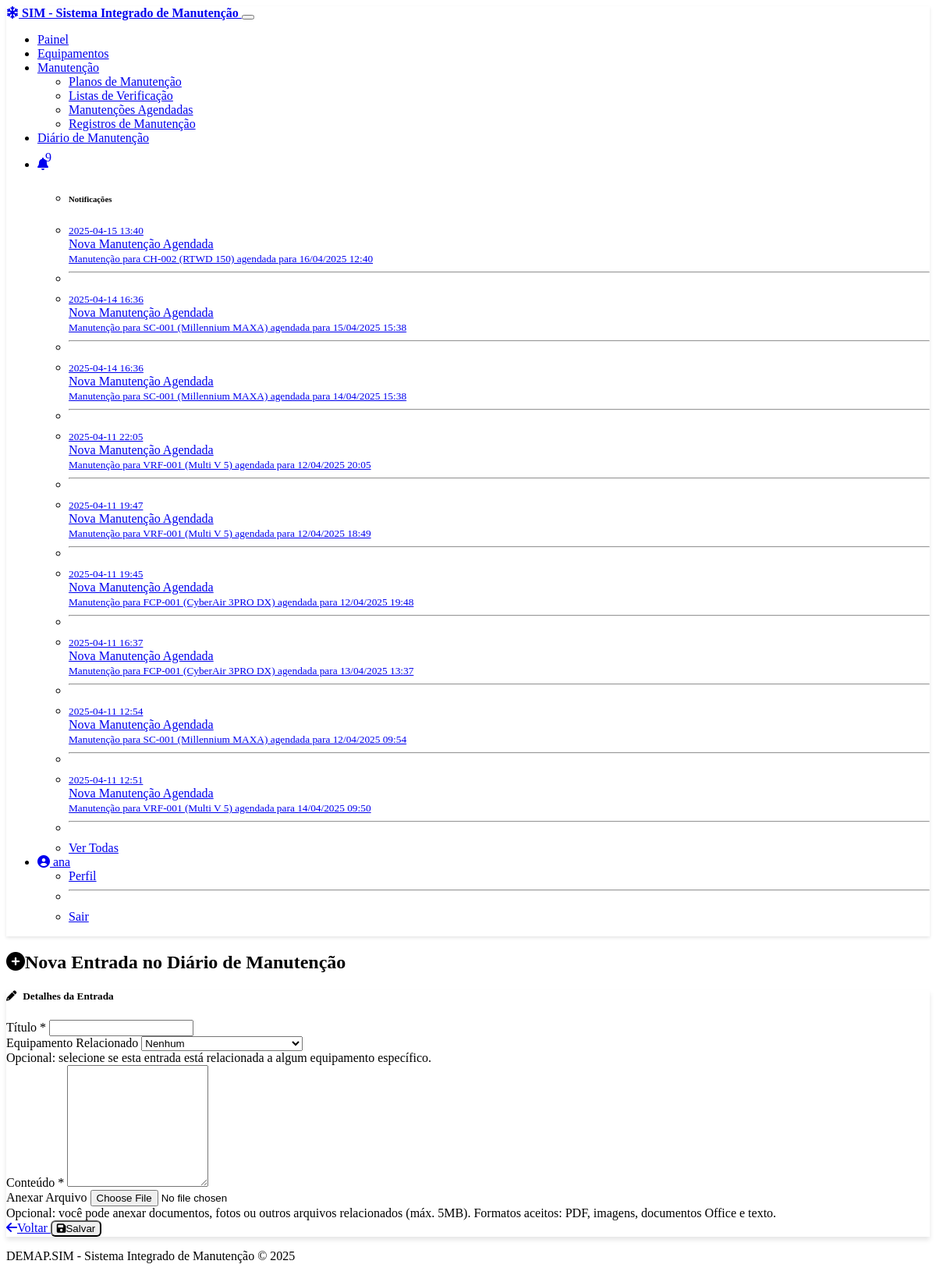
Page /diario/adicionar (signed in) on the committed database.
### models.py (models this page shows, shortened)
class Notification(db.Model):
    __tablename__ = 'notifications'
    id = db.Column(db.Integer, primary_key=True)
    user_id = db.Column(db.Integer, db.ForeignKey('users.id'), nullable=False)
    schedule_id = db.Column(db.Integer, db.ForeignKey('maintenance_schedules.id'))
    title = db.Column(db.String(100), nullable=False)
    message = db.Column(db.Text, nullable=False)
    created_at = db.Column(db.DateTime, default=datetime.utcnow)
    read = db.Column(db.Boolean, default=False)

class User(UserMixin, db.Model):
    __tablename__ = 'users'
    id = db.Column(db.Integer, primary_key=True)
    username = db.Column(db.String(64), unique=True, nullable=False)
    email = db.Column(db.String(120), unique=True, nullable=False)
    password_hash = db.Column(db.String(256), nullable=False)
    first_name = db.Column(db.String(64), nullable=False)
    last_name = db.Column(db.String(64), nullable=False)
    role = db.Column(db.String(20), nullable=False, default=UserRole.TECHNICIAN.value)
    phone = db.Column(db.String(20))
    created_at = db.Column(db.DateTime, default=datetime.utcnow)
    active = db.Column(db.Boolean, default=True)
    maintenance_records = db.relationship('MaintenanceRecord', backref='technician', lazy=True)
    notifications = db.relationship('Notification', backref='user', lazy=True)
    def is_admin(self):
        return self.role == UserRole.ADMIN.value
    def is_supervisor(self):
        return self.role == UserRole.SUPERVISOR.value

### controllers/diario.py (the view, shortened to what this page needs)
@diario_bp.route('/adicionar', methods=['GET', 'POST'])
@login_required
def adicionar():
    form = DiarioManutencaoForm()
    form.equipment_id.choices = [(0, 'Nenhum')] + [(e.id, f"{e.identification_number} - {e.model}")
                                for e in Equipment.query.all()]
    return render_template('diario/adicionar.html', form=form)

### forms.py
class DiarioManutencaoForm(FlaskForm):
    titulo = StringField('Título',
                         validators=[DataRequired(), Length(min=3, max=200)])
    conteudo = TextAreaField('Conteúdo',
                             validators=[DataRequired(), Length(max=2000)])
    equipment_id = SelectField('Equipamento (Opcional)',
                               coerce=int,
                               validators=[Optional()])
    arquivo = FileField('Anexar Arquivo (Opcional)',
                        validators=[
                            Optional(),
                            FileSize(max_size=5 * 1024 * 1024),
                            FileAllowed(['pdf', 'jpg', 'jpeg', 'png', 'doc', 'docx', 'xlsx'],
                                         'Apenas arquivos PDF, imagens e documentos são permitidos')
                        ])
    submit = SubmitField('Salvar')

### app.py (called while the page is built)
@app.before_request
def before_request():
    if current_user.is_authenticated:
        session.permanent = True
        g.user = current_user
    else:
        g.user = None

    @login_manager.user_loader
    def load_user(user_id):
        return User.query.get(int(user_id))

### templates/diario/adicionar.html (shortened to what this page needs)
{% extends "layout.html" %}
{% block content %}
<div class="row mb-4">
    <div class="col">
        <h2 class="border-bottom pb-2">
            <i class="fas fa-plus-circle me-2"></i>Nova Entrada no Diário de Manutenção
        </h2>
    </div>
</div>
<div class="row">
    <div class="col-lg-9 mx-auto">
        <div class="card shadow mb-4">
            <div class="card-header bg-primary text-white">
                <h5 class="mb-0"><i class="fas fa-pencil-alt me-2"></i>Detalhes da Entrada</h5>
            </div>
            <div class="card-body">
                <form method="POST" enctype="multipart/form-data">
                    <div class="mb-3">
                        <label class="form-label">Título *</label>
                        {{ form.titulo(class="form-control") }}
                    </div>
                    <div class="mb-3">
                        <label class="form-label">Equipamento Relacionado</label>
                        {{ form.equipment_id(class="form-control") }}
                        <div class="form-text">Opcional: selecione se esta entrada está relacionada a algum equipamento específico.</div>
                    </div>
                    <div class="mb-3">
                        <label class="form-label">Conteúdo *</label>
                        {{ form.conteudo(class="form-control", rows=10) }}
                    </div>
                    <div class="mb-4">
                        <label class="form-label">Anexar Arquivo</label>
                        {{ form.arquivo(class="form-control") }}
                        <div class="form-text">
                            Opcional: você pode anexar documentos, fotos ou outros arquivos relacionados (máx. 5MB).
                            Formatos aceitos: PDF, imagens, documentos Office e texto.
                        </div>
                    </div>
                    <div class="d-flex justify-content-between">
                        <a href="{{ url_for('diario.index') }}" class="btn btn-secondary">
                            <i class="fas fa-arrow-left me-1"></i>Voltar
                        </a>
                        <button type="submit" class="btn btn-primary">
                            <i class="fas fa-save me-1"></i>Salvar
                        </button>
                    </div>
                </form>
            </div>
        </div>
    </div>
</div>
{% endblock %}

### templates/layout.html (shortened to what this page needs)
<!DOCTYPE html>
<html lang="pt-BR" data-bs-theme="dark">
<head>
    <link rel="stylesheet" href="https://cdn.replit.com/agent/bootstrap-agent-dark-theme.min.css">
    <link rel="stylesheet" href="https://cdnjs.cloudflare.com/ajax/libs/font-awesome/6.0.0/css/all.min.css">
    <link rel="stylesheet" href="{{ url_for('static', filename='css/custom.css') }}">
</head>
<body>
    <nav class="navbar navbar-expand-lg navbar-dark bg-dark">
        <div class="container">
            <a class="navbar-brand" href="{{ url_for('maintenance.dashboard') if current_user.is_authenticated else url_for('users.login') }}">
                <i class="fas fa-snowflake me-2"></i> SIM - Sistema Integrado de Manutenção
            </a>
            <button class="navbar-toggler" type="button" data-bs-toggle="collapse" data-bs-target="#navbarNav" aria-controls="navbarNav" aria-expanded="false" aria-label="Toggle navigation">
            </button>
            <div class="collapse navbar-collapse" id="navbarNav">
                {% if current_user.is_authenticated %}
                <ul class="navbar-nav me-auto">
                    <li class="nav-item">
                        <a class="nav-link" href="{{ url_for('maintenance.dashboard') }}">Painel</a>
                    </li>
                    <li class="nav-item">
                        <a class="nav-link" href="{{ url_for('equipment.index') }}">Equipamentos</a>
                    </li>
                    <li class="nav-item dropdown">
                        <a class="nav-link dropdown-toggle" href="#" id="maintenanceDropdown" role="button" data-bs-toggle="dropdown" aria-expanded="false">
                            Manutenção
                        </a>
                        <ul class="dropdown-menu" aria-labelledby="maintenanceDropdown">
                            <li><a class="dropdown-item" href="{{ url_for('maintenance.plans') }}">Planos de Manutenção</a></li>
                            <li><a class="dropdown-item" href="{{ url_for('maintenance.checklists') }}">Listas de Verificação</a></li>
                            <li><a class="dropdown-item" href="{{ url_for('maintenance.schedule_list') }}">Manutenções Agendadas</a></li>
                            <li><a class="dropdown-item" href="{{ url_for('maintenance.records') }}">Registros de Manutenção</a></li>
                        </ul>
                    </li>
                    <li class="nav-item">
                        <a class="nav-link" href="{{ url_for('diario.index') }}">Diário de Manutenção</a>
                    </li>
                </ul>
                <ul class="navbar-nav">
                    <li class="nav-item dropdown">
                        <a class="nav-link dropdown-toggle" href="#" id="notificationsDropdown" role="button" data-bs-toggle="dropdown" aria-expanded="false">
                            <i class="fas fa-bell"></i>
                            {% set unread_notifications = current_user.notifications|selectattr('read', 'equalto', false)|list %}
                            {% if unread_notifications %}
                            <span class="badge bg-danger">{{ unread_notifications|length }}</span>
                            {% endif %}
                        </a>
                        <ul class="dropdown-menu dropdown-menu-end" aria-labelledby="notificationsDropdown" style="min-width: 300px;">
                            <li><h6 class="dropdown-header">Notificações</h6></li>
                            {% if current_user.notifications %}
                                {% set notifications_sorted = current_user.notifications|sort(attribute='created_at', reverse=true) %}
                                {% set counter = 0 %}
                                {% for notification in notifications_sorted %}
                                    {% if counter < 5 %}
                                        {% set counter = counter + 1 %}
                                        <li>
                                            <a class="dropdown-item {% if not notification.read %}fw-bold{% endif %}" href="{{ url_for('maintenance.view_schedule', schedule_id=notification.schedule_id) if notification.schedule_id else '#' }}">
                                                <small class="text-muted">{{ notification.created_at.strftime('%Y-%m-%d %H:%M') }}</small><br>
                                                {{ notification.title }}<br>
                                                <small>{{ notification.message }}</small>
                                            </a>
                                        </li>
                                        {% if not loop.last and counter < 5 %}<li><hr class="dropdown-divider"></li>{% endif %}
                                    {% endif %}
                                {% endfor %}
                                <li><hr class="dropdown-divider"></li>
                                <li><a class="dropdown-item text-center" href="{{ url_for('maintenance.notifications') }}">Ver Todas</a></li>
                            {% else %}
                                <li><a class="dropdown-item text-center">Sem notificações</a></li>
                            {% endif %}
                        </ul>
                    </li>
                    <li class="nav-item dropdown">
                        <a class="nav-link dropdown-toggle" href="#" id="userDropdown" role="button" data-bs-toggle="dropdown" aria-expanded="false">
                            <i class="fas fa-user-circle me-1"></i> {{ current_user.username }}
                        </a>
                        <ul class="dropdown-menu dropdown-menu-end" aria-labelledby="userDropdown">
                            <li><a class="dropdown-item" href="{{ url_for('users.profile') }}">Perfil</a></li>
                            <li><hr class="dropdown-divider"></li>
                            <li><a class="dropdown-item" href="{{ url_for('users.logout') }}">Sair</a></li>
                        </ul>
                    </li>
                </ul>
                {% endif %}
            </div>
        </div>
    </nav>
    <main class="container my-4">
        {% block content %}{% endblock %}
    </main>
    <footer class="footer mt-auto py-3 bg-dark">
        <div class="container text-center">
            <span class="text-muted">DEMAP.SIM - Sistema Integrado de Manutenção  &copy; 2025</span>
        </div>
    </footer>
</body>
</html>

### static/css/custom.css (style rules this page uses)
body { min-height: 100vh; display: flex; flex-direction: column; }
main { flex: 1; }
.card { box-shadow: 0 4px 6px rgba(0, 0, 0, 0.1); transition: transform 0.3s ease, box-shadow 0.3s ease; }
.navbar { box-shadow: 0 2px 4px rgba(0, 0, 0, 0.1); }
.navbar-brand { font-weight: bold; }
.nav-link { position: relative; }
.nav-link .badge { position: absolute; top: 0; right: 0; transform: translate(50%, -50%); }
.form-label { font-weight: 500; }
.footer { margin-top: auto; padding-top: 1rem; padding-bottom: 1rem; }
.badge { font-weight: normal; padding: 0.5em 0.7em; }
.card-header i { margin-right: 0.5rem; }
.btn { border-radius: 0.375rem; font-weight: 500; }

### rows in the picture
Notification: created_at "2025-04-15 13:40", title "Nova Manutenção Agendada", message "Manutenção para CH-002 (RTWD 150) agendada para 16/04/2025 12:40"
Notification: created_at "2025-04-14 16:36", title "Nova Manutenção Agendada", message "Manutenção para SC-001 (Millennium MAXA) agendada para 15/04/2025 15:38"
Notification: created_at "2025-04-14 16:36", title "Nova Manutenção Agendada", message "Manutenção para SC-001 (Millennium MAXA) agendada para 14/04/2025 15:38"
Notification: created_at "2025-04-11 22:05", title "Nova Manutenção Agendada", message "Manutenção para VRF-001 (Multi V 5) agendada para 12/04/2025 20:05"
Notification: created_at "2025-04-11 19:47", title "Nova Manutenção Agendada", message "Manutenção para VRF-001 (Multi V 5) agendada para 12/04/2025 18:49"
Notification: created_at "2025-04-11 19:45", title "Nova Manutenção Agendada", message "Manutenção para FCP-001 (CyberAir 3PRO DX) agendada para 12/04/2025 19:48"
Notification: created_at "2025-04-11 16:37", title "Nova Manutenção Agendada", message "Manutenção para FCP-001 (CyberAir 3PRO DX) agendada para 13/04/2025 13:37"
Notification: created_at "2025-04-11 12:54", title "Nova Manutenção Agendada", message "Manutenção para SC-001 (Millennium MAXA) agendada para 12/04/2025 09:54"
Notification: created_at "2025-04-11 12:51", title "Nova Manutenção Agendada", message "Manutenção para VRF-001 (Multi V 5) agendada para 14/04/2025 09:50"
User: username "ana"

### other values in the picture
{{ unread_notifications|length }} "9"
